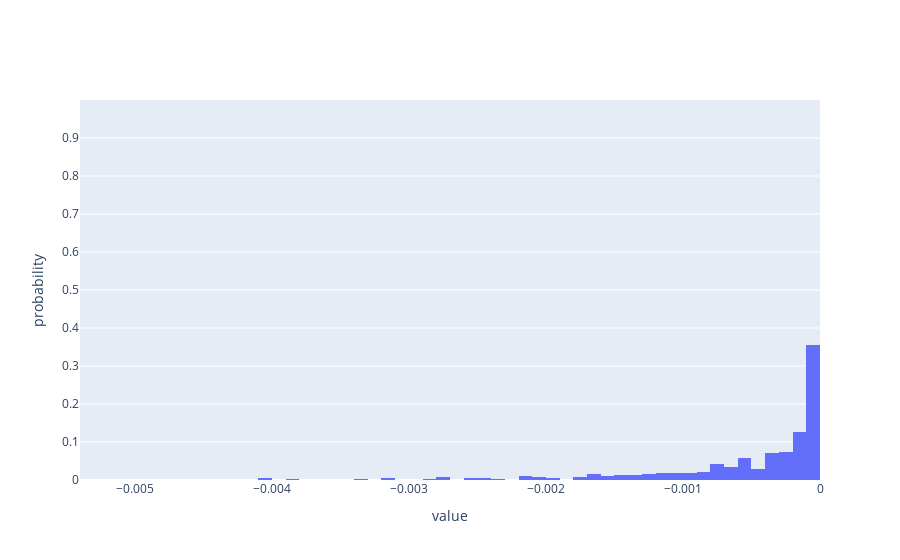

Here is the notebook cell this chart was saved with:
### Code cell
fig = data_analyzer.make_prob_dist_histogram(a_list, x_range=x_range, bin_size=0.0001)
fig.update_layout(
        title=f"λ< 0, Nrep={len(values)}")
fig.show()

### Figure 1 — Plotly figure (JSON) as saved in the notebook; plotly's stock layout.template omitted (floating-point values rounded to 4 significant figures; data arrays with more than 128 entries replaced by an {"elided": "..."} marker saying what was removed)
{"data": [{"histnorm": "probability", "type": "histogram", "x": {"elided": "1000 float values"}, "xbins": {"size": 0.0001}}], "layout": {"xaxis": {"dtick": 0, "title": {"text": "value"}}, "yaxis": {"range": [0, 1], "tickvals": [0, 0.1, 0.2, 0.3, 0.4, 0.5, 0.6, 0.7, 0.8, 0.9], "title": {"text": "probability"}}}}
